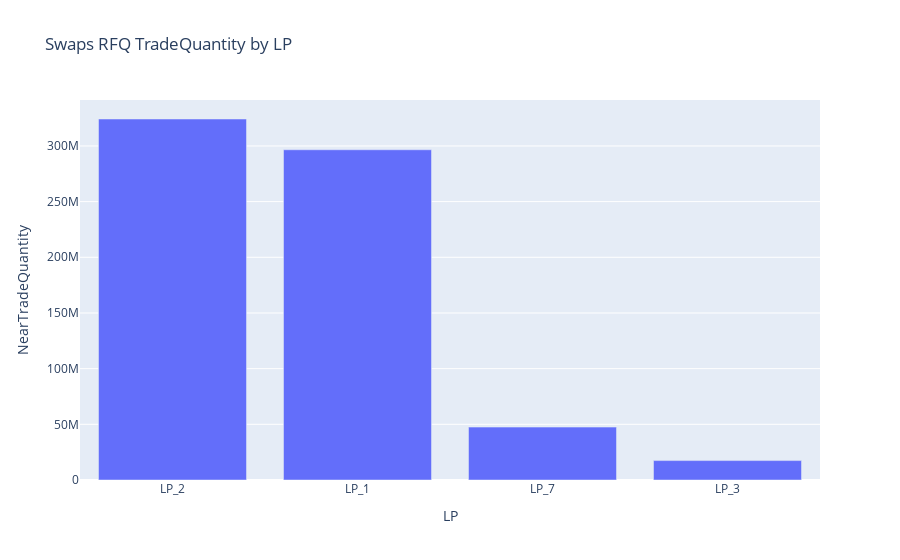

Notebook code cell kept with this figure:
### Code cell
fig= px.bar(df.head(), y="NearTradeQuantity", title = "Swaps RFQ TradeQuantity by LP")
fig

### Figure 1 — Plotly figure (JSON) as saved in the notebook; plotly's stock layout.template omitted (floating-point values rounded to 4 significant figures)
{"data": [{"alignmentgroup": "True", "hovertemplate": "LP=%{x}<br>NearTradeQuantity=%{y}<extra></extra>", "legendgroup": "", "marker": {"color": "#636efa", "pattern": {"shape": ""}}, "name": "", "offsetgroup": "", "orientation": "v", "showlegend": false, "textposition": "auto", "type": "bar", "x": ["LP_2", "LP_1", "LP_7", "LP_3"], "xaxis": "x", "y": [324200000.0, 296500000.0, 47490000.0, 17440000.0], "yaxis": "y"}], "layout": {"autosize": true, "barmode": "relative", "legend": {"tracegroupgap": 0}, "title": {"text": "Swaps RFQ TradeQuantity by LP"}, "xaxis": {"anchor": "y", "autorange": true, "domain": [0, 1], "range": [-0.5, 3.5], "title": {"text": "LP"}, "type": "category"}, "yaxis": {"anchor": "x", "autorange": true, "domain": [0, 1], "range": [0, 341300000.0], "title": {"text": "NearTradeQuantity"}, "type": "linear"}}}
